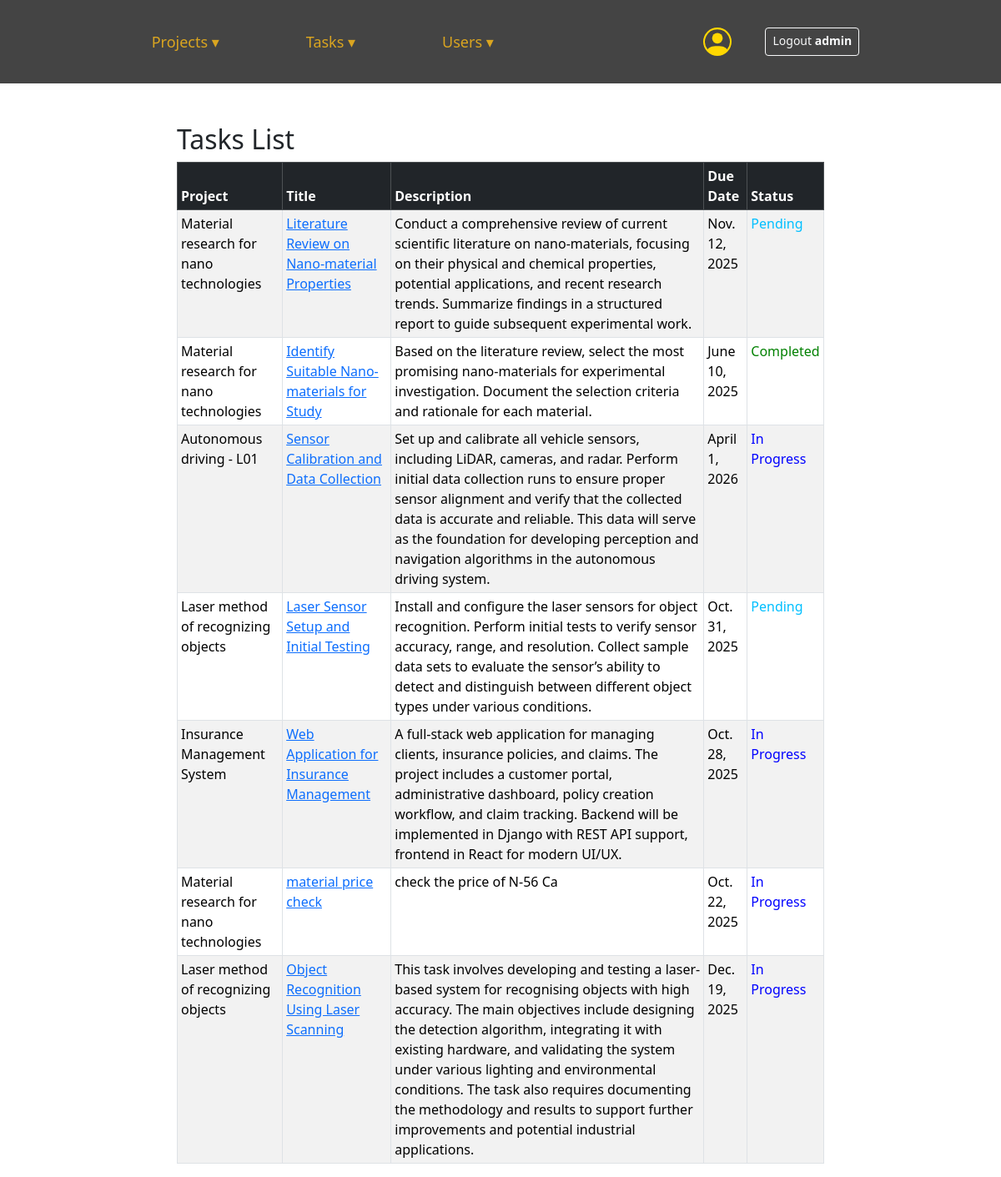
The app's page /tasks/ (signed in) with its own data.
### users/models.py (models this page shows, shortened)
class CustomUser(AbstractUser):
    ROLE_CHOICES = [
        ('admin', 'Admin'),
        ('supervisor', 'Project Supervisor'),
        ('staff', 'Staff'),
    ]
    role = models.CharField(max_length=20, choices=ROLE_CHOICES, default='staff')

### tasks/models.py (models this page shows, shortened)
class Task(models.Model):
    STATUS_CHOICES = [
        ('pending', 'Pending'),
        ('in_progress', 'In Progress'),
        ('on_hold', 'On Hold'),
        ('review', 'In Review'),
        ('completed', 'Completed'),
        ('cancelled', 'Cancelled'),
    ]
    PRIORITY_CHOICES = [
        ('low', 'Low'),
        ('medium', 'Medium'),
        ('high', 'High'),
        ('critical', 'Critical'),
    ]
    project = models.ForeignKey('projects.Project', on_delete=models.CASCADE, related_name='tasks')
    title = models.CharField(max_length=200)
    description = models.TextField( null=True, blank=True)
    supervisor_person = models.ForeignKey(settings.AUTH_USER_MODEL, on_delete=models.SET_NULL, null=True, related_name='supervised_tasks')
    assigned_person = models.ForeignKey(settings.AUTH_USER_MODEL, on_delete=models.SET_NULL, null=True, related_name='assigned_tasks')
    created_at = models.DateTimeField(auto_now_add=True)
    due_date = models.DateField( null=True, blank=True)
    attachment = models.FileField(upload_to='task_attachments/', null=True, blank=True)
    status = models.CharField(max_length=20, choices=STATUS_CHOICES, default='pending')
    priority = models.CharField(max_length=10, choices=PRIORITY_CHOICES, default='medium')
    last_updated = models.DateTimeField(auto_now=True)

### projects/models.py (models this page shows, shortened)
class Project(models.Model):
    STATUS_CHOICES = [
        ('planned', 'Planned'),
        ('in_progress', 'In Progress'),
        ('completed', 'Completed'),
    ]
    name = models.CharField(max_length=100)
    description = models.TextField()
    start_date = models.DateField()
    end_date = models.DateField(null=True, blank=True)
    status = models.CharField(max_length=50, choices=STATUS_CHOICES, default='planned')
    assigned_to = models.ForeignKey(settings.AUTH_USER_MODEL, on_delete=models.SET_NULL, null=True, blank=True, related_name="projects")
    def __str__(self):
        return self.name

### tasks/views.py (the view)
# urls.py: path('', views.get_task_list, name='task_list'),
def get_task_list(request):
    tasks = Task.objects.all()
    return render(request, 'tasks/task_list.html', {'tasks': tasks, 'today': now().date()})

### tasks/templates/tasks/task_list.html
{% extends "base.html" %}
{% block content %}
<h2>Tasks List</h2>
<table class="table table-bordered table-striped table-hover w-100 table-sm">
    <thead class="table-dark">
        <tr>
            <th>Project</th>
            <th>Title</th>
            <th>Description</th>
            <th>Due Date</th>
            <th>Status</th>
        </tr>
    </thead>
    <tbody>
        {% for task in tasks %}
            {% if task.status != "completed" and task.due_date < today %}
                <tr style="background-color: rgb(161, 72, 72);">
            {% else %}
                <tr>
            {% endif %}
                    <td>{{ task.project }}</td>
                    <td>
                        <a href="{% url 'task_detail' task.id %}">{{ task.title }}</a>
                    </td>
                    <td>{{ task.description }}</td>
                    <td>{{ task.due_date }}</td>
                    <td>
                        {% if task.status == 'pending' %}
                            <span style="color: rgb(0, 191, 255);">Pending</span>
                        {% elif task.status == 'in_progress' %}
                            <span style="color: blue;">In Progress</span>
                        {% elif task.status == 'on_hold' %}
                            <span style="color: orangered;">On Hold</span>
                        {% elif task.status == 'review' %}
                            <span style="color: yellow">In Review</span>
                        {% elif task.status == 'canceled' %}
                            <span style="color: red;">Canceled</span>
                        {% elif task.status == 'completed' %}
                            <span style="color: green;">Completed</span>
                        {% else %}
                            {{ task.status }}
                        {% endif %}
                    </td>
                </tr>
                {% empty %}
                <tr><td colspan="5">No projects found.</td></tr>
        {% endfor %}
    </tbody>
</table>
{% endblock %}

### _templates/base.html (shortened to what this page needs)
{% load static %}
{% load crispy_forms_tags %}
<!DOCTYPE html>
<html lang="en">
    <head>
        <link rel="stylesheet" href="{% static 'styles.css' %}">
        <link rel="stylesheet" href="https://cdn.jsdelivr.net/npm/bootstrap@5.3.3/dist/css/bootstrap.min.css">
    </head>
<body>
        <nav>
            {% if user.is_authenticated %}
                <div id="nav-A">
                    <ul class="navbar" style="flex-wrap: nowrap;">
                        <li class="dropdown">
                            <a href="">Projects ▾</a>
                        </li>
                        <li class="dropdown">
                            <a href="">Tasks ▾</a>
                        </li>
                        {% if user.is_superuser %}
                        <li class="dropdown">
                            <a href="">Users ▾</a>
                        </li>
                        {% endif %}
                    </ul>
                </div>
                <div id="nav-B" class="text-end">
                    <a href="{% url 'user_detail' user.id %}" >
                    </a>
                    <a href="{% url 'logout' %}" class="btn btn-outline-light btn-sm">
                        Logout <span class="fw-bold">{{ user.username }}</span>
                    </a>
                </div>
            {% else %}
                <div id="nav-B_guest" class="text-end">
                    <a href="{% url 'register' %}">Register</a>
                    <a href="{% url 'login' %}">Login</a>
                </div>
            {% endif %}
        </nav>
        <main>
            <div class="container mt-5" style="max-width: 800px;">
                {% block content %}
                {% endblock %}
            </div>
        </main>
    </body>
</html>

### _static/styles.css (style rules this page uses)
body { box-sizing: border-box; margin: 0; font-family: Poppins, Helvetica, sans-serif; background: #fafafa; }
nav { flex: content; height: 100px; background: #444444; display: flex; flex-direction: row; justify-content: space-evenly; align-items: center; }
nav a { color: white; text-decoration: none; padding: 0px 20px; font-size: 18px; text-decoration: none; text-wrap: nowrap; }
.navbar { list-style: none; margin: 0; padding: 0; display: flex; gap: 5rem; justify-content: center; align-items: center; }
.navbar li { position: relative; }
.navbar a { text-decoration: none; padding: 8px 12px; display: block; color: goldenrod; }
#nav-B { display: flex; margin-left: 30px; text-wrap: nowrap; }
#nav-B svg { color: gold; vertical-align: middle; margin: 0 20px; }

### records on screen
CustomUser: username "admin"
Task: project "Material research for nano technologies", title "Literature Review on Nano-material Properties", description "Conduct a comprehensive review of current scientific literature on nano-materials, focusing on their physical and chemical properties, potential applications, and recent research trends. Summarize findings in a structured report to guide subsequent experimental work.", due_date "Nov. 12, 2025", status "Pending"
Task: project "Material research for nano technologies", title "Identify Suitable Nano-materials for Study", description "Based on the literature review, select the most promising nano-materials for experimental investigation. Document the selection criteria and rationale for each material.", due_date "June 10, 2025", status "Completed"
Task: project "Autonomous driving - L01", title "Sensor Calibration and Data Collection", description "Set up and calibrate all vehicle sensors, including LiDAR, cameras, and radar. Perform initial data collection runs to ensure proper sensor alignment and verify that the collected data is accurate and reliable. This data will serve as the foundation for developing perception and navigation algorithms in the autonomous driving system.", due_date "April 1, 2026", status "In Progress"
Task: project "Laser method of recognizing objects", title "Laser Sensor Setup and Initial Testing", description "Install and configure the laser sensors for object recognition. Perform initial tests to verify sensor accuracy, range, and resolution. Collect sample data sets to evaluate the sensor’s ability to detect and distinguish between different object types under various conditions.", due_date "Oct. 31, 2025", status "Pending"
Task: project "Insurance Management System", title "Web Application for Insurance Management", description "A full-stack web application for managing clients, insurance policies, and claims. The project includes a customer portal, administrative dashboard, policy creation workflow, and claim tracking. Backend will be implemented in Django with REST API support, frontend in React for modern UI/UX.", due_date "Oct. 28, 2025", status "In Progress"
Task: project "Material research for nano technologies", title "material price check", description "check the price of N-56 Ca", due_date "Oct. 22, 2025", status "In Progress"
Task: project "Laser method of recognizing objects", title "Object Recognition Using Laser Scanning", description "This task involves developing and testing a laser-based system for recognising objects with high accuracy. The main objectives include designing the detection algorithm, integrating it with existing hardware, and validating the system under various lighting and environmental conditions. The task also requires documenting the methodology and results to support further improvements and potential industrial applications.", due_date "Dec. 19, 2025", status "In Progress"
